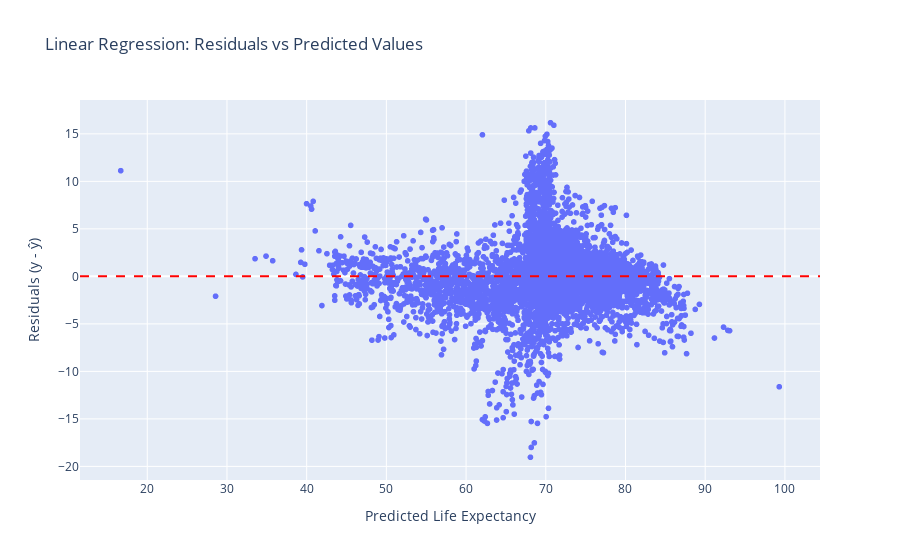
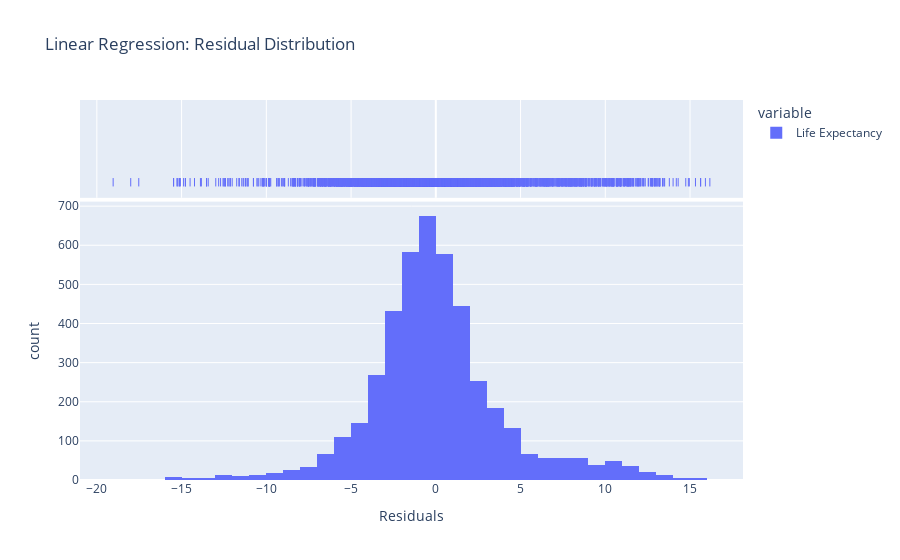

Notebook code for these charts, in order:
### Code cell
residuals = y_test - y_pred

residual_df = pd.DataFrame({
    "Predicted": y_pred,
    "Residuals": residuals
})

fig = px.scatter(
    residual_df,
    x = "Predicted",
    y = "Residuals",
    title = "Linear Regression: Residuals vs Predicted Values",
    labels = {"Predicted": "Predicted Life Expectancy", "Residuals": "Residuals (y - ŷ)"}
)

fig.add_hline(y=0, line_dash="dash", line_color="red")

fig.show()

fig = px.histogram(
    residuals,
    nbins = 40,
    marginal = "rug",
    title = "Linear Regression: Residual Distribution",
    labels = {"value": "Residuals"}
)

fig.show()

### Figure 1 — Plotly figure (JSON) as saved in the notebook; plotly's stock layout.template omitted (floating-point values rounded to 4 significant figures; data arrays with more than 128 entries replaced by an {"elided": "..."} marker saying what was removed)
{"data": [{"hovertemplate": "Predicted Life Expectancy=%{x}<br>Residuals (y - ŷ)=%{y}<extra></extra>", "legendgroup": "", "marker": {"color": "#636efa", "symbol": "circle"}, "mode": "markers", "name": "", "showlegend": false, "type": "scattergl", "x": {"elided": "4410 float values"}, "xaxis": "x", "y": {"elided": "4410 float values"}, "yaxis": "y"}], "layout": {"legend": {"tracegroupgap": 0}, "shapes": [{"line": {"color": "red", "dash": "dash"}, "type": "line", "x0": 0, "x1": 1, "xref": "x domain", "y0": 0, "y1": 0, "yref": "y"}], "title": {"text": "Linear Regression: Residuals vs Predicted Values"}, "xaxis": {"anchor": "y", "domain": [0, 1], "title": {"text": "Predicted Life Expectancy"}}, "yaxis": {"anchor": "x", "domain": [0, 1], "title": {"text": "Residuals (y - ŷ)"}}}}

### Figure 2 — Plotly figure (JSON) as saved in the notebook; plotly's stock layout.template omitted (floating-point values rounded to 4 significant figures; data arrays with more than 128 entries replaced by an {"elided": "..."} marker saying what was removed)
{"data": [{"bingroup": "x", "hovertemplate": "variable=Life Expectancy<br>Residuals=%{x}<br>count=%{y}<extra></extra>", "legendgroup": "Life Expectancy", "marker": {"color": "#636efa", "pattern": {"shape": ""}}, "name": "Life Expectancy", "nbinsx": 40, "orientation": "v", "showlegend": true, "type": "histogram", "x": {"elided": "4410 float values"}, "xaxis": "x", "yaxis": "y"}, {"boxpoints": "all", "fillcolor": "rgba(255,255,255,0)", "hoveron": "points", "hovertemplate": "variable=Life Expectancy<br>Residuals=%{x}<extra></extra>", "jitter": 0, "legendgroup": "Life Expectancy", "line": {"color": "rgba(255,255,255,0)"}, "marker": {"color": "#636efa", "symbol": "line-ns-open"}, "name": "Life Expectancy", "showlegend": false, "type": "box", "x": {"elided": "4410 float values"}, "xaxis": "x2", "yaxis": "y2"}], "layout": {"barmode": "relative", "legend": {"title": {"text": "variable"}, "tracegroupgap": 0}, "title": {"text": "Linear Regression: Residual Distribution"}, "xaxis": {"anchor": "y", "domain": [0, 1], "title": {"text": "Residuals"}}, "xaxis2": {"anchor": "y2", "domain": [0, 1], "matches": "x", "showgrid": true, "showticklabels": false}, "yaxis": {"anchor": "x", "domain": [0, 0.7326], "title": {"text": "count"}}, "yaxis2": {"anchor": "x2", "domain": [0.7426, 1], "matches": "y2", "showgrid": false, "showline": false, "showticklabels": false, "ticks": ""}}}
